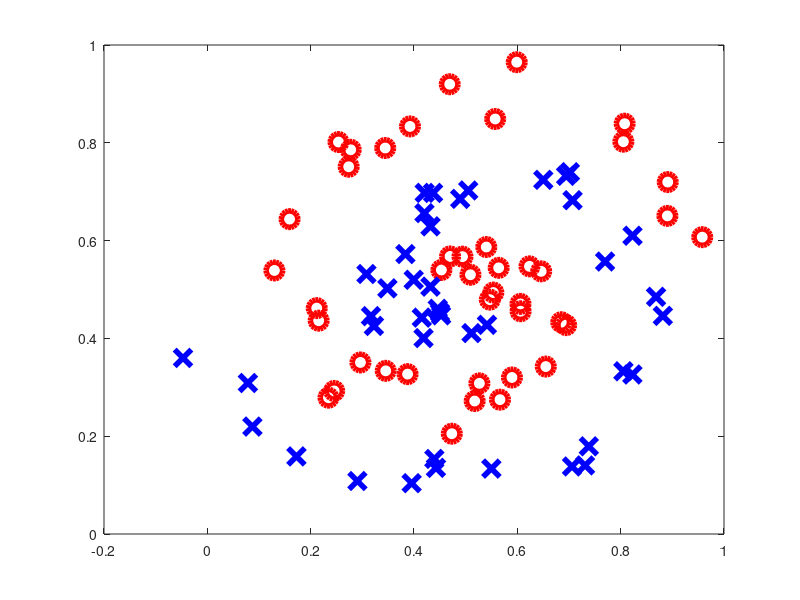

The MATLAB source for this figure: (Note: this script raises an error after producing the figure.)
function netbp_full
%NETBP_FULL
%   Extended version of netbp, with more graphics
%
%   Set up data for neural net test
%   Use backpropagation to train 
%   Visualize results
%
% C F Higham and D J Higham, Aug 2017
%
%%%%%%% DATA %%%%%%%%%%%
% xcoords, ycoords, targets
% x1 = [0.1,0.3,0.1,0.6,0.4,0.6,0.5,0.9,0.4,0.7];
% x2 = [0.1,0.4,0.5,0.9,0.2,0.3,0.6,0.2,0.4,0.6];
% y = [ones(1,5) zeros(1,5); zeros(1,5) ones(1,5)];

dataset = load('dataset.mat');
x1 = dataset.X(:,1)';
x2 = dataset.X(:,2)';
y = dataset.Y';
xlen = length(x1);
halflen = fix(xlen/2);

figure(1)
clf
a1 = subplot(1,1,1);
plot(x1(1:halflen),x2(1:halflen),'ro','MarkerSize',12,'LineWidth',4)
hold on
plot(x1(halflen+1:xlen),x2(halflen+1:xlen),'bx','MarkerSize',12,'LineWidth',4)
a1.XTick = [0 1];
a1.YTick = [0 1];
a1.FontWeight = 'Bold';
a1.FontSize = 16;
xlim([0,1])
ylim([0,1])

%print -dpng pic_xy.png

%%%%%%%%%%%%%%%%%%%%%%%%%%%%%%%%%%%%%%%%
% Initialize weights and biases 
rng(5000);
W2 = 0.5*randn(2,2);
W3 = 0.5*randn(3,2);
W4 = 0.5*randn(2,3);
b2 = 0.5*randn(2,1);
b3 = 0.5*randn(3,1);
b4 = 0.5*randn(2,1);
%%%%%%%%%%%%%%%%%%%%%%%%%%%%%%%%%%%%%%%%

%%%%%%%%%%%%%%%%%%%%%%%%%%%%%%%%%%%%%%%%
% Forward and Back propagate 
% Pick a training point at random
eta = 0.05;
Niter = 1e6;
savecost = zeros(Niter,1);
saveaccuracy = zeros(Niter, 1);
for counter = 1:Niter
    k = randi(10);
    x = [x1(k); x2(k)];
    % Forward pass
    a2 = activate(x,W2,b2);
    a3 = activate(a2,W3,b3);
    a4 = activate(a3,W4,b4);
    % Backward pass
    delta4 = a4.*(1-a4).*(a4-y(:,k));
    delta3 = a3.*(1-a3).*(W4'*delta4);
    delta2 = a2.*(1-a2).*(W3'*delta3);
    % Gradient step
    W2 = W2 - eta*delta2*x';
    W3 = W3 - eta*delta3*a2';
    W4 = W4 - eta*delta4*a3';
    b2 = b2 - eta*delta2;
    b3 = b3 - eta*delta3;
    b4 = b4 - eta*delta4;
    % Monitor progress
    [newcost, accuracy] = cost(W2,W3,W4,b2,b3,b4);   % display cost to screen
    savecost(counter) = newcost;
    saveaccuracy(counter) = accuracy;   % adds each accuracy to vector for plotting
    if accuracy == 1    % if all points are 97% accurate, exit loop to stop training
        break
    end
end

figure(2)
clf
semilogy([1:1e4:Niter],savecost(1:1e4:Niter),'b-','LineWidth',2)
xlabel('Iteration Number')
ylabel('Value of cost function')
set(gca,'FontWeight','Bold','FontSize',18)
print -dpng pic_cost.png

%%%%%%%%%%% Display shaded and unshaded regions 
N = 500;
Dx = 1/N;
Dy = 1/N;
xvals = [0:Dx:1];
yvals = [0:Dy:1];
for k1 = 1:N+1
    xk = xvals(k1);
    for k2 = 1:N+1
        yk = yvals(k2);
        xy = [xk;yk];
        a2 = activate(xy,W2,b2);
        a3 = activate(a2,W3,b3);
        a4 = activate(a3,W4,b4);
        Aval(k2,k1) = a4(1);
        Bval(k2,k1) = a4(2);
     end
end
[X,Y] = meshgrid(xvals,yvals);

figure(3)
clf
a2 = subplot(1,1,1);
Mval = Aval>Bval;
contourf(X,Y,Mval,[0.5 0.5])
hold on
colormap([1 1 1; 0.8 0.8 0.8])
plot(x1(1:halflen),x2(1:halflen),'ro','MarkerSize',12,'LineWidth',4)
plot(x1(halflen+1:xlen),x2(halflen+1:xlen),'bx','MarkerSize',12,'LineWidth',4)
a2.XTick = [0 1];
a2.YTick = [0 1];
a2.FontWeight = 'Bold';
a2.FontSize = 16;
xlim([0,1])
ylim([0,1])

print -dpng pic_bdy_bp.png

% adding in accuracy plot. follows same specs as other figures, especially
% fig 2 (since both have iteration number on the x axis)
figure(4)
clf
semilogy([1:1e4:Niter], saveaccuracy(1:1e4:Niter),'b-','LineWidth',2)
xlabel('Iteration Number')
ylabel('Accuracy')
set(gca,'FontWeight','Bold','FontSize',18)


  function [costval, accuracy] = cost(W2,W3,W4,b2,b3,b4)
     accuracy = 0;
     costvec = zeros(10,1); 
     for i = 1:10
         x =[x1(i);x2(i)];
         a2 = activate(x,W2,b2);
         a3 = activate(a2,W3,b3);
         a4 = activate(a3,W4,b4);
         costvec(i) = norm(y(:,i) - a4,2);

         for j = 1:length(y(:,i))
            if y(j,i) == 1
                if a4(j) >= 0.97 % checks if each point is 97% accurate; if it is, it counts as accurate 
                    accuracy = accuracy + 1; % accuracy equals the number of 97% accurate points at the end of the outer loop
                end
            end
         end
     end
     costval = norm(costvec,2)^2;
     accuracy = accuracy/length(x1); % divides accuracy by total number of points to get percentage of accurate points
   end % of nested function

end
